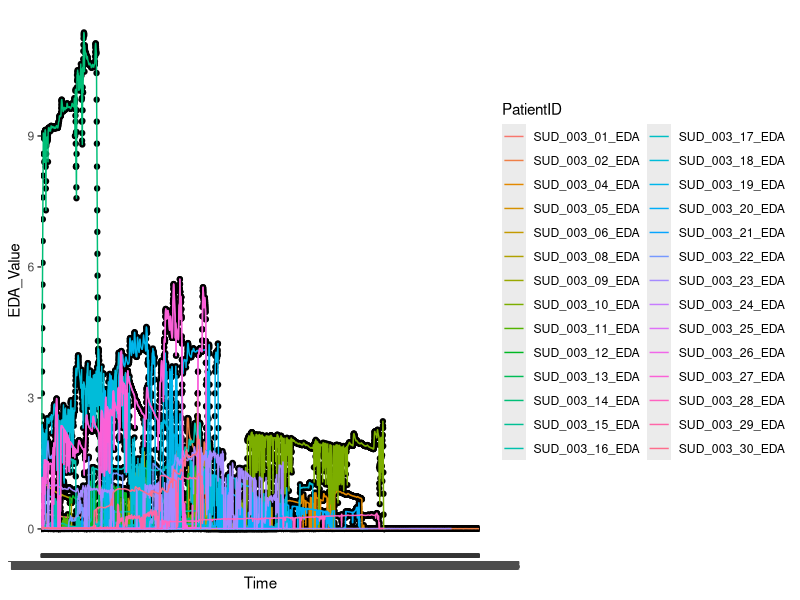

Generate this figure with R:
data <- read.csv("participants_combined.csv")
# Remove the first 3 rows
data <- data[-c(1:3), ]
library(ggplot2)
# Transpose the data so patients are rows
data_t <- as.data.frame(t(data))
colnames(data_t) <- "Measurement"  # Or "EDA_Value" or "TimePoint1" if you have column names

# Add patient ID column
data_t$PatientID <- rownames(data_t)

# Reset index
data_t <- data_t[, c("PatientID", "Measurement")]
rownames(data_t) <- NULL

# Convert measurement to numeric
data_t$Measurement <- as.numeric(data_t$Measurement)
# Assuming your data has multiple rows (time points)
# Here's how to structure it properly

# First, transpose so patients are rows
data_t <- as.data.frame(t(data))

# Name columns as TimePoint1, TimePoint2, etc.
colnames(data_t) <- paste0("TimePoint", 1:ncol(data_t))

# Add patient ID column
data_t$PatientID <- rownames(data_t)

# Move PatientID to first column
data_t <- data_t[, c("PatientID", paste0("TimePoint", 1:(ncol(data_t)-1)))]

# Convert to long format for plotting
library(tidyr)
data_long <- pivot_longer(data_t, 
                          cols = starts_with("TimePoint"),
                          names_to = "Time",
                          values_to = "EDA_Value")

# Convert to proper types
data_long$EDA_Value <- as.numeric(data_long$EDA_Value)
data_long$Time <- factor(data_long$Time, 
                         levels = paste0("TimePoint", 1:(ncol(data_t)-1)))

ggplot(data = data_long, aes(x = Time, y = EDA_Value)) +
  geom_point() +  # or geom_line() or geom_bar(), etc.
  geom_line(aes(group = PatientID, color = PatientID))
